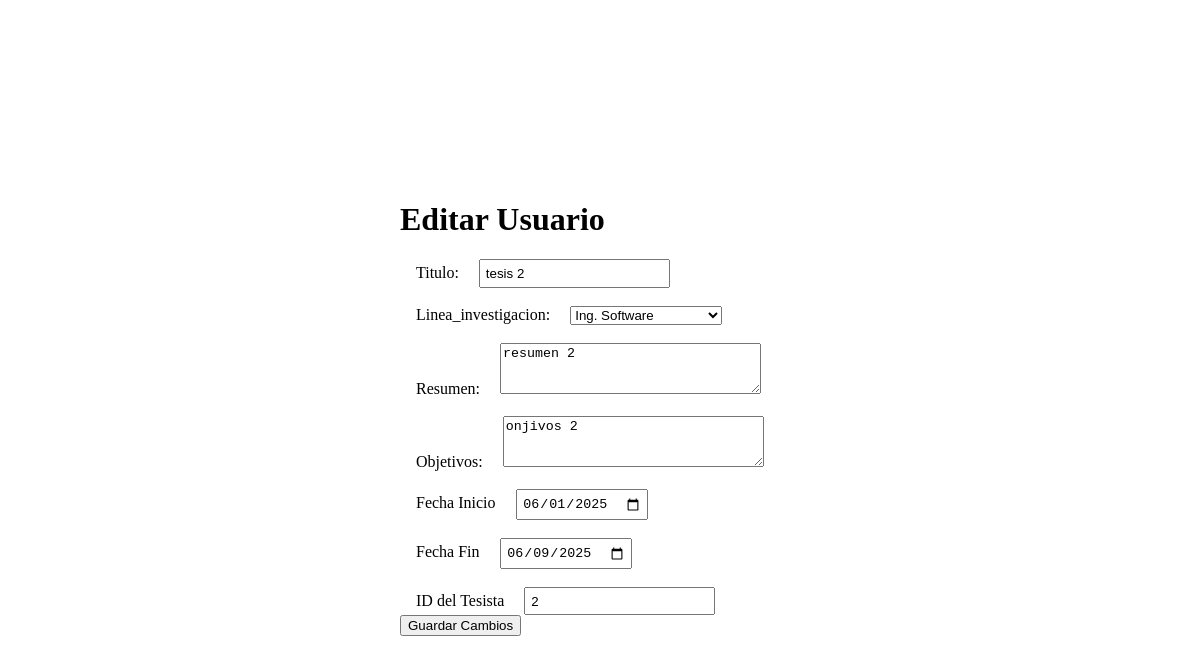
Screenshot of /tesis/editar.php?id=3 with the database file from the repository.
### tables this page shows
CREATE TABLE `tesis` (
  `id` int(11) NOT NULL,
  `titulo` varchar(128) NOT NULL,
  `linea_investigacion` varchar(128) NOT NULL,
  `resumen` text NOT NULL,
  `objetivos` text NOT NULL,
  `fecha_inicio` date NOT NULL,
  `fecha_fin` date NOT NULL,
  `estado` tinyint(1) NOT NULL DEFAULT 1,
  `id_tesista` int(11) NOT NULL
);

### tesis/editar.php (the view, shortened to what this page needs)
<?php
$objConn = new Conexion();
$conn = $objConn->getConexion();
$id = intval($_GET['id']);
$resultado = $conn->query("SELECT * FROM tesis WHERE id = $id");
if ($resultado && $resultado->num_rows > 0) {
    $usuario = $resultado->fetch_assoc();
} else {
    header("Location: ./listar.php");
}
?>
<!DOCTYPE html>
<html lang="en">
<head>
</head>
<body>
    <form method="POST" class="tabla">
        <h1>Editar Usuario</h1>
        <label>Titulo:</label>
        <input type="text" name="titulo" value="<?= htmlspecialchars($usuario['titulo']) ?>" required><br><br>
        <label for="linea_investigacion">Linea_investigacion:</label>
         <select name="linea_investigacion" id="linea_investigacion" value="<?= htmlspecialchars($usuario['linea_investigacion']) ?>">
            <option value="Ing. Software">Ing. Software</option>
        </select> <br><br>
        <label for="resumen">Resumen:</label>
        <textarea name="resumen" id="resumen" cols="30" rows="3"  required><?= htmlspecialchars($usuario['resumen']) ?></textarea><br><br>
        <label for="objetivos">Objetivos:</label>
        <textarea name="objetivos" id="objetivos" cols="30" rows="3"  required><?= htmlspecialchars($usuario['objetivos']) ?></textarea><br><br>
        <label for="fecha_fin">Fecha Inicio</label>
        <input type="date" name="fecha_inicio" id="fecha_inicio" value="<?= htmlspecialchars($usuario['fecha_inicio']) ?>" required><br><br>
        <label for="fecha_fin">Fecha Fin</label>
        <input type="date" name="fecha_fin" id="fecha_fin" value="<?= htmlspecialchars($usuario['fecha_fin']) ?>" required><br><br>
        <label for="id_tesista">ID del Tesista</label>
        <input type="number" name="id_tesista" id="id_tesista" min="1" value="<?= htmlspecialchars($usuario['id_tesista']) ?>" required>
        <br>
        <button type="submit">Guardar Cambios</button>
</form>
</body>
</html>

### tesis/editar.php (style rules this page uses)
body { height: 100vh; display: grid; place-items: center; }
form { width: 400px; gap: 1rem; align-items: center; }
label { padding: 1rem; margin-top: 1rem; }
input { padding: .3rem; }

### rows the page displays
tesis: titulo "tesis 2", linea_investigacion "Ing. Software", resumen "resumen 2", objetivos "onjivos 2", fecha_inicio "06/01/2025", fecha_fin "06/09/2025", id_tesista "2"
